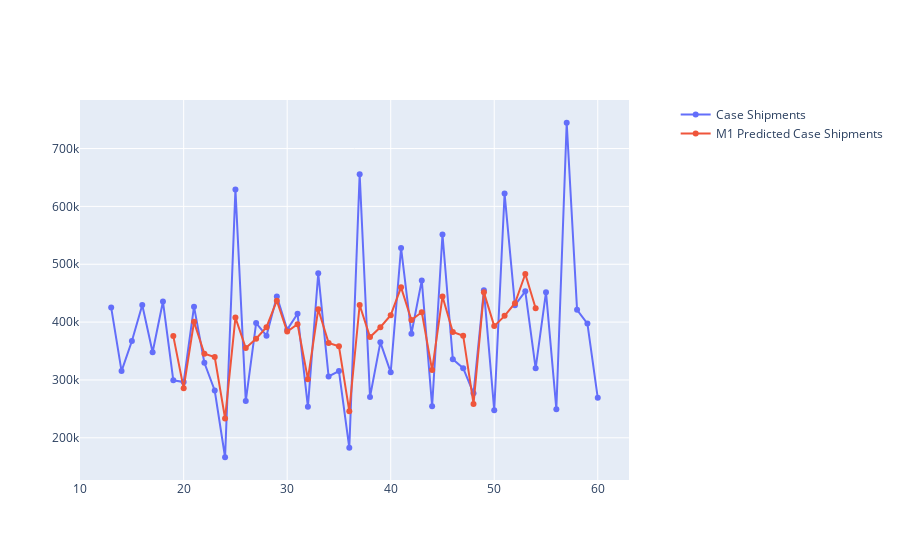

Notebook code for this chart:
### Markdown cell above
### Plot case shipments and forecasted case shipments

### Code cell
x=harmon['Seq month number']
y1=harmon['Case Shipments']
y2=harmon['M1 Predicted Case Shipments']
#fig = go.Figure()
fig = make_subplots(specs=[[{"secondary_y": True}]])
fig.add_trace(go.Scatter(x=x, y=y1,
                    mode='lines+markers', name='Case Shipments'), secondary_y=False)
fig.add_trace(go.Scatter(x=x, y=y2,
                    mode='lines+markers', name='M1 Predicted Case Shipments'), secondary_y=False)
fig.show()

### Figure 1 — Plotly figure (JSON) as saved in the notebook; plotly's stock layout.template omitted (floating-point values rounded to 4 significant figures)
{"data": [{"mode": "lines+markers", "name": "Case Shipments", "type": "scatter", "x": [13, 14, 15, 16, 17, 18, 19, 20, 21, 22, 23, 24, 25, 26, 27, 28, 29, 30, 31, 32, 33, 34, 35, 36, 37, 38, 39, 40, 41, 42, 43, 44, 45, 46, 47, 48, 49, 50, 51, 52, 53, 54, 55, 56, 57, 58, 59, 60], "xaxis": "x", "y": [425075, 315305, 367286, 429432, 347874, 435529, 299403, 296505, 426701, 329722, 281783, 166391, 629402, 263467, 398320, 376569, 444404, 386986, 414314, 253493, 484365, 305989, 315407, 182784, 655748, 270483, 365058, 313135, 528210, 379856, 472058, 254516, 551354, 335826, 320408, 276901, 455136, 247570, 622204, 429331, 453156, 320103, 451779, 249482, 744583, 421186, 397367, 269096], "yaxis": "y"}, {"mode": "lines+markers", "name": "M1 Predicted Case Shipments", "type": "scatter", "x": [13, 14, 15, 16, 17, 18, 19, 20, 21, 22, 23, 24, 25, 26, 27, 28, 29, 30, 31, 32, 33, 34, 35, 36, 37, 38, 39, 40, 41, 42, 43, 44, 45, 46, 47, 48, 49, 50, 51, 52, 53, 54, 55, 56, 57, 58, 59, 60], "xaxis": "x", "y": [null, null, null, null, null, null, 375800.0, 285800.0, 400500.0, 345300.0, 339700.0, 233500.0, 407800.0, 355200.0, 371400.0, 391300.0, 437100.0, 383700.0, 396400.0, 301400.0, 422300.0, 364100.0, 358100.0, 246100.0, 429600.0, 374200.0, 391100.0, 412000.0, 460100.0, 403800.0, 417100.0, 317100.0, 444200.0, 382800.0, 376500.0, 258600.0, 451400.0, 393100.0, 410800.0, 432600.0, 483100.0, 423900.0, null, null, null, null, null, null], "yaxis": "y"}], "layout": {"xaxis": {"anchor": "y", "domain": [0, 0.94]}, "yaxis": {"anchor": "x", "domain": [0, 1]}, "yaxis2": {"anchor": "x", "overlaying": "y", "side": "right"}}}
